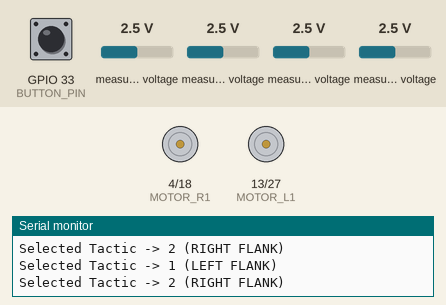
Simulated run of this sketch. Board: ESP32. On the bench: motor-driver pin pairs drawn as motors (green arrow = first pin HIGH = forward, orange = second pin HIGH = backward, longer = more drive), the last lines printed to the serial monitor. The inputs (shaded band) are chosen by the test bench; at power-on: GPIO 33 (BUTTON_PIN) HIGH, measured voltage 2.5 V.

Above: at 0.8 s.
0.9 s: GPIO 33 (BUTTON_PIN) pulled LOW for 0.15 s
4.0 s: measured voltage (sensor 203) set to 0.1 V
At 5.1 s:
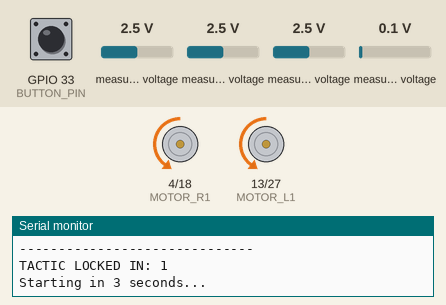
7.0 s: measured voltage (sensor 200) set to 1.2 V
10.0 s: measured voltage (sensor 202) set to 2.2 V
At 11.3 s:
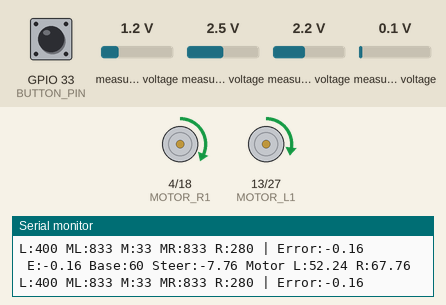
11.6 s: measured voltage (sensor 201) set to 3.8 V
At 12.7 s:
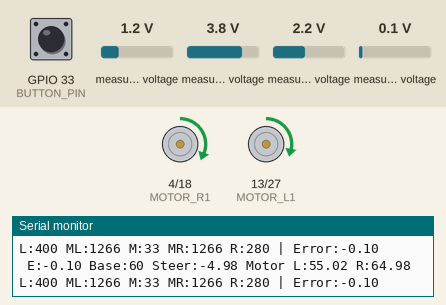
14.6 s: measured voltage (sensor 201) set to 2.5 V
At 15.1 s:
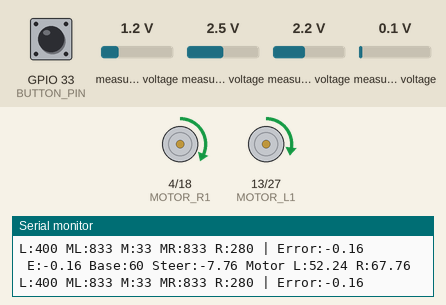
Timing chart, 0 to 17.1 s (numbered marks = the images above; inputs shaded):
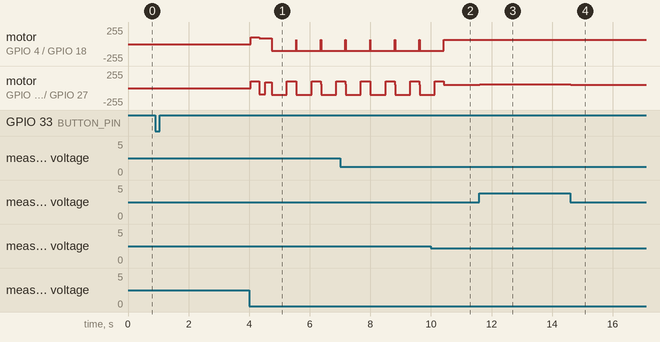

Measured:
- the behaviour switches between 2.4 and 2.3 V on measured voltage (sensor 202) (found by bisection; images 1 and 2)
- after the input at 10.0 s, motor on GPIO 4 (MOTOR_R1) / GPIO 18 (MOTOR_R2): goes on until 10.4 s, then stays forward 67/255; motor on GPIO 13 (MOTOR_L1) / GPIO 27 (MOTOR_L2): goes on until 10.4 s, then stays forward 52/255
- after the input at 11.6 s, motor on GPIO 4 (MOTOR_R1) / GPIO 18 (MOTOR_R2): forward 67/255 → forward 64/255 at once; motor on GPIO 13 (MOTOR_L1) / GPIO 27 (MOTOR_L2): forward 52/255 → forward 55/255 at once
- after the input at 14.6 s, motor on GPIO 4 (MOTOR_R1) / GPIO 18 (MOTOR_R2): forward 64/255 → forward 67/255 at once; motor on GPIO 13 (MOTOR_L1) / GPIO 27 (MOTOR_L2): forward 55/255 → forward 52/255 at once
- by itself, motor on GPIO 4 (MOTOR_R1) / GPIO 18 (MOTOR_R2): repeats every 0.81 s: backward 100/255 0.80 s, forward 67/255 0.01 s
- by itself, motor on GPIO 13 (MOTOR_L1) / GPIO 27 (MOTOR_L2): repeats every 0.81 s: backward 100/255 0.50 s, forward 100/255 0.30 s, forward 52/255 0.01 s

The sketch:

sumoTCRV2.ino
```cpp
#include <dummy.h>
#include <stdio.h>
#include <Arduino.h>
#include <Adafruit_ADS1X15.h>


Adafruit_ADS1015 ads1;
Adafruit_ADS1015 ads2;

#define SDA_PIN 21
#define SCL_PIN 22
#define BUTTON_PIN 33

int MOTOR_L1 = 13;
int MOTOR_L2 = 27;
int MOTOR_R1 = 4;
int MOTOR_R2 = 18;

int tacticSelection = 0;

// ==================== 追蹤參數 ====================
const int MAX_SPEED = 100;          // 測試階段最大速度
const int SENSOR_FLOOR = 200;       // 0~200 視為背景
const int SENSOR_MAX = 1300;        // 最大有效感測值
const int TARGET_THRESHOLD = 250;   // 超過此值視為看到敵人

const int SEARCH_SPEED = 60;        // 沒看到敵人時前進速度
const int TRACK_BASE_SPEED = 60;    // 追蹤時最低前進速度
const int MAX_STEER = 90;           // 最大轉向修正

float KP = 50.0;                    // 比例轉向係數

// ==================== 感測器 ====================
int IR_L, IR_ML, IR_M, IR_MR, IR_R, IR_B;
int LINE_L, LINE_R;

float targetError = 0;
float lastTargetError = 0;

unsigned long debugTimer = 0;

// ==================== 函式宣告 ====================
void front(int spd);
void back(int spd);
void turnLR(int L, int R);
void stopMotor();
void executeTactic(int tactic);
int sensorSignal(int value);
void trackEnemy(int L, int ML, int M, int mr, int R);


void setup() {
  pinMode(MOTOR_L1, OUTPUT);
  pinMode(MOTOR_L2, OUTPUT);
  pinMode(MOTOR_R1, OUTPUT);
  pinMode(MOTOR_R2, OUTPUT);
  pinMode(BUTTON_PIN, INPUT_PULLUP);

  Serial.begin(115200);
  Wire.begin(SDA_PIN, SCL_PIN);

  if (!ads1.begin(0x48)) {
    Serial.println("Failed to initialize ADS1.");
    while (1);
  }

  if (!ads2.begin(0x49)) {
    Serial.println("Failed to initialize ADS2.");
    while (1);
  }

  while (digitalRead(BUTTON_PIN) == LOW) {
    delay(10);
  }

  Serial.println("=== TACTIC SELECTION PHASE ===");
  Serial.println("Cover IR Sensor to select: Left = 1 | Middle = 0 | Right = 2");
  Serial.println("Press button when ready to LOCK IN.");

  while (digitalRead(BUTTON_PIN) == HIGH) {
    int leftVal = ads1.readADC_SingleEnded(0);
    int middleVal = ads1.readADC_SingleEnded(3);
    int rightVal = ads2.readADC_SingleEnded(0);

    if (leftVal >= 400 && tacticSelection != 1) {
      tacticSelection = 1;
      Serial.println("Selected Tactic -> 1 (LEFT FLANK)");
    }
    else if (rightVal >= 400 && tacticSelection != 2) {
      tacticSelection = 2;
      Serial.println("Selected Tactic -> 2 (RIGHT FLANK)");
    }
    else if (middleVal >= 400 && tacticSelection != 0) {
      tacticSelection = 0;
      Serial.println("Selected Tactic -> 0 (DIRECT CHARGE)");
    }

    delay(200);
  }

  while (digitalRead(BUTTON_PIN) == LOW) {
    delay(10);
  }

  Serial.println("------------------------------");
  Serial.print("TACTIC LOCKED IN: ");
  Serial.println(tacticSelection);
  Serial.println("Starting in 3 seconds...");

  delay(3000);
  executeTactic(tacticSelection);
}


void loop() {

  // ==================== 讀取感測器 ====================
  IR_L = ads1.readADC_SingleEnded(0);
  IR_ML = ads1.readADC_SingleEnded(1);
  IR_M = ads1.readADC_SingleEnded(3);
  IR_MR = ads2.readADC_SingleEnded(1);
  IR_R = ads2.readADC_SingleEnded(0) - 120;

  LINE_L = ads1.readADC_SingleEnded(2);
  LINE_R = ads2.readADC_SingleEnded(2);
  IR_B = ads2.readADC_SingleEnded(3);


  // ==================== 擂台邊界 ====================
  if (LINE_L >= 800 || LINE_R >= 800) {
    stopMotor();
    //delay(10);

    back(200);
    delay(500);

    //back(70);
    //delay(120);

    if (LINE_L >= 800 && LINE_R < 800) {
      turnLR(200, -200);
      delay(300);
    }
    else if (LINE_R >= 800 && LINE_L < 800) {
      turnLR(-200, 200);
      delay(300);
    }
    else {
      turnLR(200, -200);
      delay(300);
    }

    //return;
  }


  // ==================== 前方敵人判斷 ====================
  int maxFront = max(max(IR_L, IR_ML), max(IR_M, max(IR_MR, IR_R)));

  if (maxFront >= TARGET_THRESHOLD) {
    trackEnemy(IR_L, IR_ML, IR_M, IR_MR, IR_R);
  }
  else if (IR_B >= 700) {
    turnLR(150, -150);
    delay(100);
  }
  else {
    front(SEARCH_SPEED);
    targetError = 0;
  }


  // ==================== Serial 監控 ====================
  if (millis() - debugTimer >= 100) {
    debugTimer = millis();

    Serial.print("L:");
    Serial.print(IR_L);
    Serial.print(" ML:");
    Serial.print(IR_ML);
    Serial.print(" M:");
    Serial.print(IR_M);
    Serial.print(" MR:");
    Serial.print(IR_MR);
    Serial.print(" R:");
    Serial.print(IR_R);
    Serial.print(" | Error:");
    Serial.println(targetError, 2);
  }
}


// =====================================================
// 去除感測器背景值
// =====================================================
int sensorSignal(int value) {
  if (value <= SENSOR_FLOOR) return 0;

  value = constrain(value, SENSOR_FLOOR, SENSOR_MAX);
  return value - SENSOR_FLOOR;
}


// =====================================================
// 五感測器線性追蹤
// =====================================================
void trackEnemy(int rawL, int rawML, int rawM, int rawMR, int rawR) {

  float L = sensorSignal(rawL);
  float ML = sensorSignal(rawML);
  float M = sensorSignal(rawM);
  float mr = sensorSignal(rawMR);
  float R = sensorSignal(rawR);

  float total = L + ML + M + mr + R;

  if (total <= 0) {
    front(SEARCH_SPEED);
    return;
  }

  // 感測器位置權重：
  // L = -2、ML = -1、M = 0、MR = +1、R = +2
  targetError = (L * -2.0 + ML * -1.0 + M * 0.0 + mr * 1.0 + R * 2.0) / total;

  lastTargetError = targetError;


  // ==================== 比例轉向 ====================
  float steering = targetError * KP;
  steering = constrain(steering, -MAX_STEER, MAX_STEER);


  // ==================== 前進速度 ====================
  // 中間感測器越強，代表敵人越接近正前方，速度越快
  float middleStrength = M / (SENSOR_MAX - SENSOR_FLOOR);
  middleStrength = constrain(middleStrength, 0.0, 1.0);

  int baseSpeed = TRACK_BASE_SPEED + middleStrength * (MAX_SPEED - TRACK_BASE_SPEED);
  baseSpeed = constrain(baseSpeed, TRACK_BASE_SPEED, MAX_SPEED);


  // ==================== 左右差速 ====================
  float leftSpeed = baseSpeed + steering;
  float rightSpeed = baseSpeed - steering;


  // 如果任何一邊超過 120，兩邊同比例縮小
  float maxMotor = max(abs(leftSpeed), abs(rightSpeed));

  if (maxMotor > MAX_SPEED) {
    float scale = (float)MAX_SPEED / maxMotor;
    leftSpeed *= scale;
    rightSpeed *= scale;
  }

  leftSpeed = constrain(leftSpeed, -MAX_SPEED, MAX_SPEED);
  rightSpeed = constrain(rightSpeed, -MAX_SPEED, MAX_SPEED);

  turnLR((int)leftSpeed, (int)rightSpeed);


  // ==================== Debug ====================
  if (millis() - debugTimer >= 100) {
    Serial.print(" E:");
    Serial.print(targetError, 2);
    Serial.print(" Base:");
    Serial.print(baseSpeed);
    Serial.print(" Steer:");
    Serial.print(steering);
    Serial.print(" Motor L:");
    Serial.print(leftSpeed);
    Serial.print(" R:");
    Serial.println(rightSpeed);
  }
}


// =====================================================
// 開場戰術
// =====================================================
void executeTactic(int tactic) {

  switch (tactic) {

    case 0:
      front(100);
      delay(200);

      //turnLR(-80, 80);
      //delay(400);

      //front(100);
      //delay(200);
      break;


    case 1:
      turnLR(100, 120);
      delay(280);

      turnLR(-90, 90);
      delay(200);

      front(90);
      delay(200);
      break;


    case 2:
      turnLR(120, 100);
      delay(280);

      turnLR(90, -90);
      delay(250);

      front(90);
      delay(200);
      break;
  }
}


// =====================================================
// 前進
// =====================================================
void front(int spd) {
  spd = constrain(spd, 0, MAX_SPEED);

  analogWrite(MOTOR_R1, spd);
  analogWrite(MOTOR_R2, 0);
  analogWrite(MOTOR_L1, spd);
  analogWrite(MOTOR_L2, 0);
}


// =====================================================
// 後退
// =====================================================
void back(int spd) {
  spd = constrain(spd, 0, MAX_SPEED);

  analogWrite(MOTOR_R1, 0);
  analogWrite(MOTOR_R2, spd);
  analogWrite(MOTOR_L1, 0);
  analogWrite(MOTOR_L2, spd);
}


// =====================================================
// 馬達煞車
// =====================================================
void stopMotor() {
  analogWrite(MOTOR_R1, 255);
  analogWrite(MOTOR_R2, 255);
  analogWrite(MOTOR_L1, 255);
  analogWrite(MOTOR_L2, 255);
}


// =====================================================
// 左右馬達控制
//
// +120 = 正轉最大速度
//    0 = 停止
// -120 = 反轉最大速度
// =====================================================
void turnLR(int L, int R) {

  L = constrain(L, -MAX_SPEED, MAX_SPEED);
  R = constrain(R, -MAX_SPEED, MAX_SPEED);

  if (L >= 0) {
    analogWrite(MOTOR_L1, L);
    analogWrite(MOTOR_L2, 0);
  }
  else {
    analogWrite(MOTOR_L1, 0);
    analogWrite(MOTOR_L2, -L);
  }

  if (R >= 0) {
    analogWrite(MOTOR_R1, R);
    analogWrite(MOTOR_R2, 0);
  }
  else {
    analogWrite(MOTOR_R1, 0);
    analogWrite(MOTOR_R2, -R);
  }
}
```
